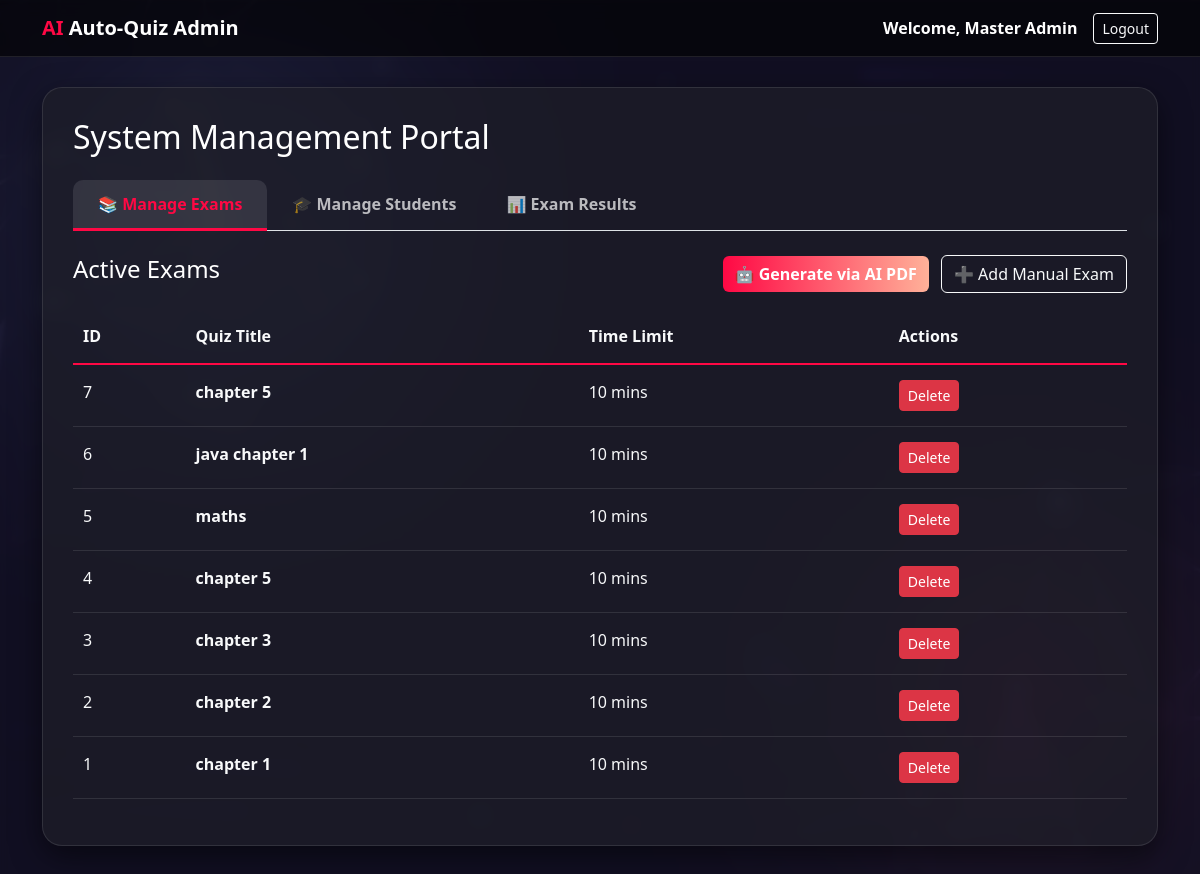
/dashboard (signed in), run on the app's committed database.
### tables this page shows
CREATE TABLE quizzes (
  id INTEGER PRIMARY KEY AUTOINCREMENT,
  category_id INTEGER NOT NULL,
  title TEXT NOT NULL,
  time_limit INTEGER DEFAULT 10,
  FOREIGN KEY (category_id) REFERENCES categories(id)
);

### app.py (the view)
@app.route("/dashboard")
def dashboard():
    if "user_id" not in session or session.get("role") != "admin":
        return redirect("/admin")
    db = get_db()
    quizzes = db.execute("SELECT * FROM quizzes ORDER BY id DESC").fetchall()
    users = db.execute("SELECT id, name, email FROM users WHERE role='user' ORDER BY id DESC").fetchall()
    results = db.execute("""
        SELECT r.id, u.name as student_name, q.title as quiz_title, r.score, r.attempted_on
        FROM results r
        JOIN users u ON r.user_id = u.id
        JOIN quizzes q ON r.quiz_id = q.id
        ORDER BY r.attempted_on DESC
    """).fetchall()
    return render_template("dashboard.html", quizzes=quizzes, users=users, results=results)

### db.py (called while the page is built)
def get_db():
    conn = sqlite3.connect("database.db")
    conn.row_factory = sqlite3.Row
    return conn

### templates/dashboard.html (shortened to what this page needs)
<!DOCTYPE html>
<html lang="en">
<head>
  <link href="https://cdn.jsdelivr.net/npm/bootstrap@5.3.2/dist/css/bootstrap.min.css" rel="stylesheet">
</head>
<body>
<nav class="navbar navbar-dark" style="background: rgba(0,0,0,0.6); border-bottom: 1px solid rgba(255,255,255,0.1);">
  <div class="container">
    <a class="navbar-brand fw-bold" href="/">
      <span style="color: #ff0844;">AI</span> Auto-Quiz Admin
    </a>
    <div class="ms-auto d-flex align-items-center">
      <span class="me-3 fw-bold">Welcome, {{ session.get('user_name') }}</span>
      <a href="/logout" class="btn btn-sm btn-outline-light">Logout</a>
    </div>
  </div>
</nav>
<div class="container pb-5">
  <div class="glass-card">
    <h2 class="mb-4">System Management Portal</h2>
    <ul class="nav nav-tabs mb-4" id="adminTabs" role="tablist">
      <li class="nav-item" role="presentation">
        <button class="nav-link active" id="exams-tab" data-bs-toggle="tab" data-bs-target="#exams" type="button" role="tab">📚 Manage Exams</button>
      </li>
      <li class="nav-item" role="presentation">
        <button class="nav-link" id="students-tab" data-bs-toggle="tab" data-bs-target="#students" type="button" role="tab">🎓 Manage Students</button>
      </li>
      <li class="nav-item" role="presentation">
        <button class="nav-link" id="results-tab" data-bs-toggle="tab" data-bs-target="#results" type="button" role="tab">📊 Exam Results</button>
      </li>
    </ul>
    <div class="tab-content" id="adminTabsContent">
      <div class="tab-pane fade show active" id="exams" role="tabpanel">
        <div class="d-flex justify-content-between mb-3">
          <h4>Active Exams</h4>
          <div>
            <a href="/upload_pdf" class="btn btn-gradient me-2">🤖 Generate via AI PDF</a>
            <a href="/add_quiz" class="btn btn-outline-light">➕ Add Manual Exam</a>
          </div>
        </div>
        <table class="table table-glass mt-3">
          <thead>
            <tr>
              <th>ID</th>
              <th>Quiz Title</th>
              <th>Time Limit</th>
              <th>Actions</th>
            </tr>
          </thead>
          <tbody>
            {% for q in quizzes %}
            <tr>
              <td>{{ q.id }}</td>
              <td class="fw-bold">{{ q.title }}</td>
              <td>{{ q.time_limit }} mins</td>
              <td>
            <a href="/delete_quiz/{{ q.id }}" class="btn btn-sm btn-danger" onclick="return confirm('Are you sure you want to delete this exam?');">Delete</a>
            </td>
            </tr>
            {% else %}
            <tr><td colspan="4" class="text-center text-muted">No exams found. Generate one with AI!</td></tr>
            {% endfor %}
          </tbody>
        </table>
      </div>
    </div>
  </div>
</div>
</body>
</html>

### data on the page
quizzes: id "7", title "chapter 5", time_limit "10"
quizzes: id "6", title "java chapter 1", time_limit "10"
quizzes: id "5", title "maths", time_limit "10"
quizzes: id "4", title "chapter 5", time_limit "10"
quizzes: id "3", title "chapter 3", time_limit "10"
quizzes: id "2", title "chapter 2", time_limit "10"
quizzes: id "1", title "chapter 1", time_limit "10"

### other printed values
{{ session.get('user_name') }} "Master Admin"
